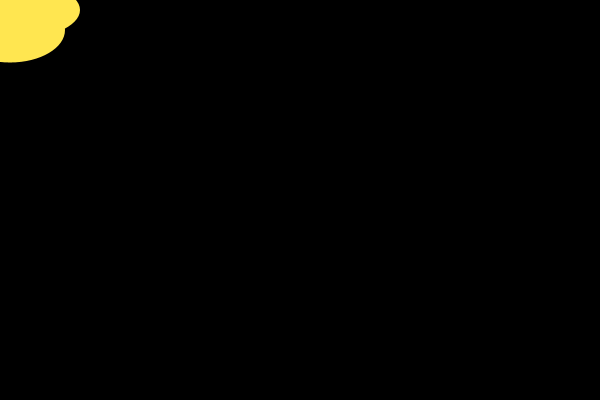
Frame 1 (no input)
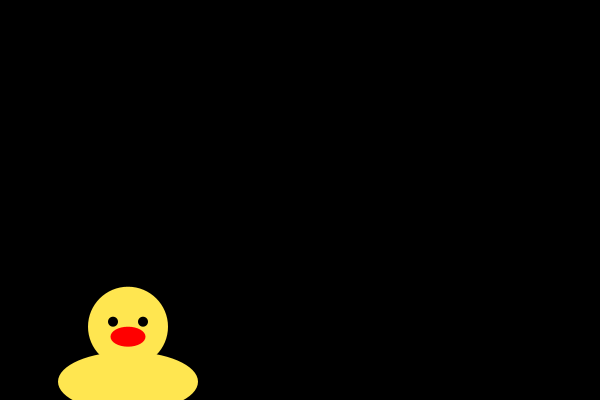
Frame 60 (the mouse pressed at the canvas centre just before this capture)
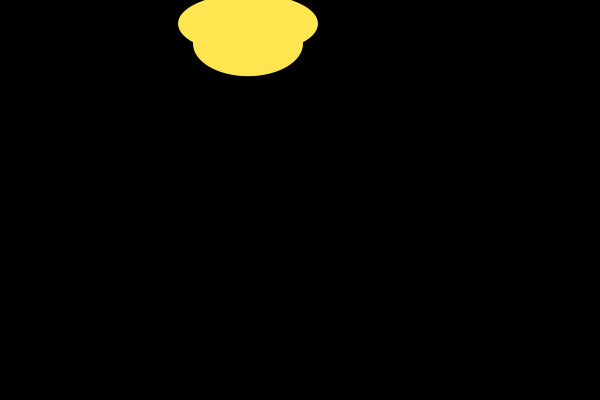
Frame 120 (the mouse held since frame 60 and released just before this capture)

The Processing sketch that drew these frames (run headless with seeded random() and noise(); from frame 60 on, the mouse is pressed at the canvas centre):

// Processing sketch: processing_109996
// ── processing_109996.pde

Ball myBall;

void setup() {
  size(600, 400);
  smooth();
  noStroke();

  myBall = new Ball(10,10);
}

void draw() {
  background(0);
  

  myBall.run();
}
class Ball {

  float x =0;
  float y=0;
  float speedX =2;
  float speedY =0.5;


  Ball(float _x, float _y) {
    x = _x;
    y = _y;
  }


  void run() {
    display();
    move();
    bounce();
    gravity();
  }

  void gravity() {
    speedY +=0.2;
  }

  void bounce() {
    if (x > width) {
      speedX = speedX * -1;
    }
    if (x <0) {
      speedX = speedX * -1;
    }
    if (y > height) {
      speedY = speedY * -1;
    }
    if (x <0) {
      speedY = speedY * -1;
    }
  }
  void move() {
    x += speedX;
    y += speedY;
  }

  void display() {
  fill(255, 230, 80);
  ellipse(x, y, 140, 60);
  ellipse(x, y-55, 80, 80);
  ellipse(x, y+20, 110, 65);
  
  fill(0);    
  ellipse(x-15, y-60, 10, 10);
  fill(0);    
  ellipse(x+15, y-60, 10, 10);

  fill(255, 0, 0);    
  ellipse(x, y-45, 35, 20);
}
}
